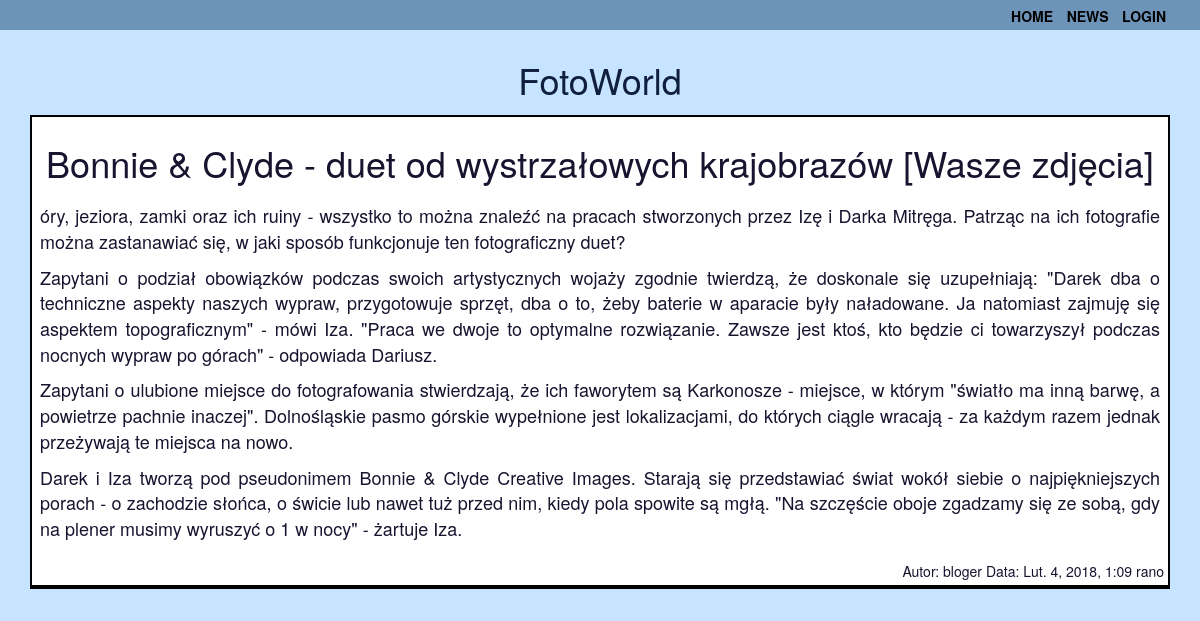
Screenshot of /news/2018/02/04/bonnie-clyde-duet-od-wystrzalowych-krajobrazow-wasze-zdjecia/ with the database file from the repository.
### news/models.py (models this page shows, shortened)
class Post(models.Model):
    STATUS_CHOICES = (
        ('draft', 'Roboczy'),
        ('published', 'Opublikowany'),
    )
    title = models.CharField(max_length=250)
    slug = models.SlugField(max_length=250, unique_for_date='publish')
    author = models.ForeignKey(User, related_name='news_post')
    body = models.TextField()
    publish = models.DateTimeField(default=timezone.now)
    created = models.DateTimeField(auto_now_add=True)
    update = models.DateTimeField(auto_now=True)
    status = models.CharField(
        max_length=10, choices=STATUS_CHOICES, default='draft')
    objects=models.Manager()
    published = PublishedManager()
    class Meta:
        ordering = ('-publish',)

### news/views.py (the view)
def post_detail(request, year, month, day, post):
    post = get_object_or_404(Post, slug=post,
                             status='published',
                             publish__year=year,
                             publish__month=month,
                             publish__day=day)
    return render(request, 'news/detail.html',
                  {'post': post})

### templates/news/detail.html
{% extends "base.html" %} {%block content%}
<div class='news'>
    <div class='news_title'>
       <h1> {{post.title}}</h1>
    </div>
    <div class='news_body'>
        {{post.body|linebreaks}}
    </div>
    <div class='news_author'>
        Autor: {{post.author}} Data: {{post.publish}}
    </div>
</div>
 {% endblock %}

### static/css/style.css (style rules this page uses)
body { background-color: rgba(195, 226, 255, 0.938); color: rgba(6, 4, 32, 0.938); font-size: 20px; height: 100%; background-position: center; background-repeat: no-repeat; background-size: cover; }
.news_title { font-size: 1.2em; text-align: center; font-weight: bold; padding: 2px; margin-bottom: 5px; }
.news_body { font-size: 0.9em; text-align: justify; padding: 4px; margin-bottom: 5px; width: 100%; }
.news_author { font-size: 0.7em; text-align: right; width: 100%; }
.news { margin: 5px 0; padding: 4px; border: 2px solid black; background: white; border-bottom-width: 4px; }

### rows the page displays
Post: title "Bonnie & Clyde - duet od wystrzałowych krajobrazów [Wasze zdjęcia]", body "óry, jeziora, zamki oraz ich ruiny - wszystko to można znaleźć na pracach stworzonych przez Izę i Darka Mitręga. Patrząc na ich fotografie można zastanawiać się, w jaki sposób funkcjonuje ten fotograficzny duet? Zapytani o podział obowiązków podczas swoich artystycznych wojaży zgodnie twierdzą, że doskonale się uzupełniają: \"Darek dba o techniczne aspekty naszych wypraw, przygotowuje sprzęt, dba o to, żeby baterie w aparacie były naładowane. Ja natomiast zajmuję się aspektem topograficznym\" - mówi Iza. \"Praca we dwoje to optymalne rozwiązanie. Zawsze jest ktoś, kto będzie ci towarzyszył podczas nocnych wypraw po górach\" - odpowiada Dariusz. Zapytani o ulubione miejsce do fotografowania…", author "bloger", publish "Lut. 4, 2018, 1:09 rano"
